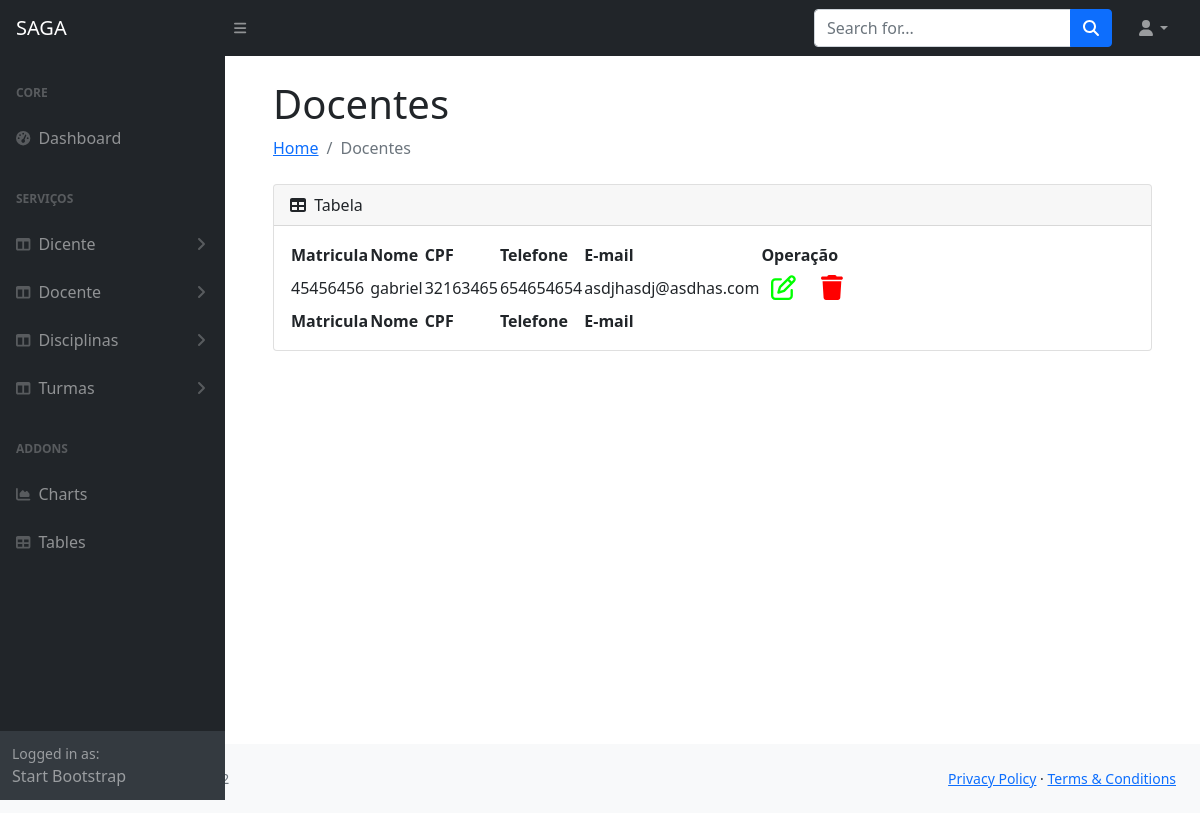
The page /docentes on the database as committed earlier.
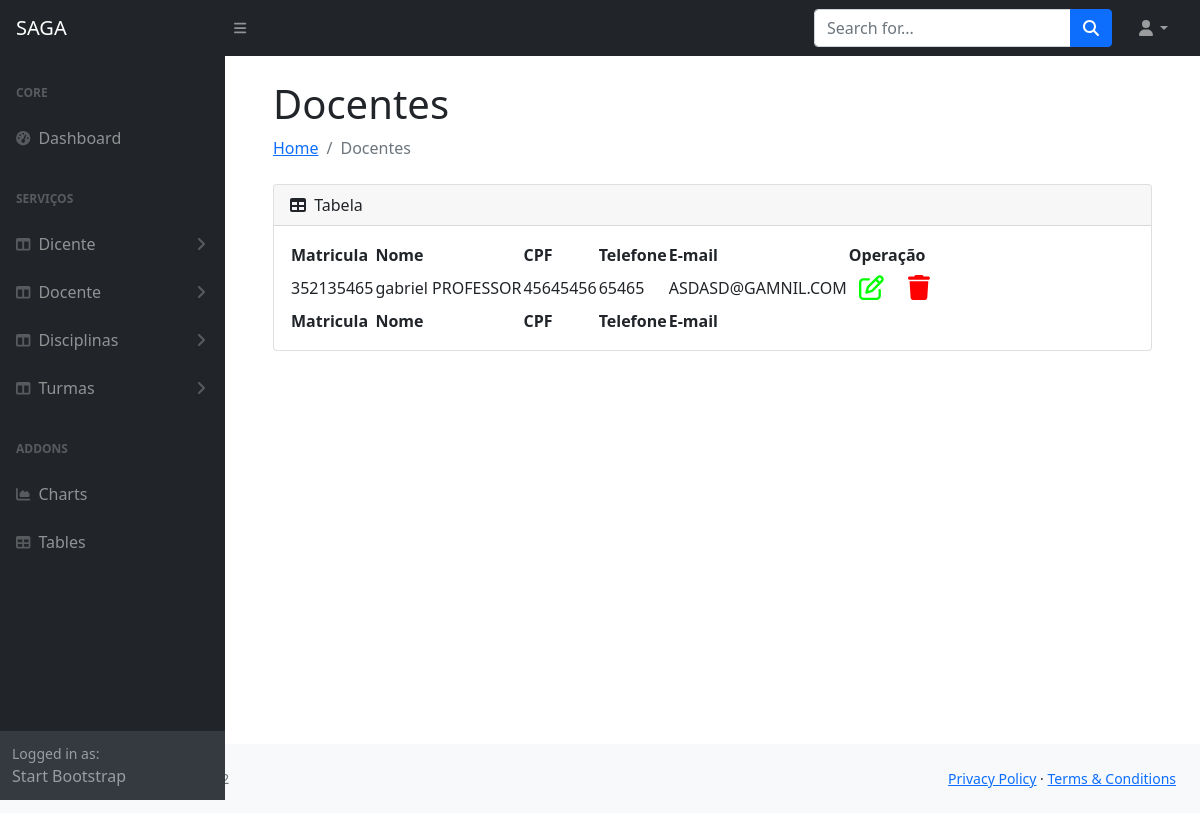
The same page on the database as committed later.
### appacademico/models.py (models this page shows, shortened)
class Usuario(models.Model):
    matricula=models.IntegerField(primary_key=True)
    nome = models.CharField(max_length=150)
    cpf=models.CharField(max_length=15)
    telefone=models.IntegerField()
    email=models.EmailField(max_length=50)
    class Meta:
        abstract = True

class Professor(Usuario):
    pass

### appacademico/views.py (the view)
# urls.py: path('docentes', views.docentes, name='docentes'),
def docentes(request):
    docente = Professor.objects.all()
    return render(request, 'mostrar_todos.html', {'docente': docente})

### appacademico/templates/mostrar_todos.html (shortened to what this page needs)
{% extends 'index.html' %}
{% load static %}
{% load bootstrap4 %}
{% block h1 %}
    {% if docente %}
        Docentes
    {% elif dicente %}
        Dicentes
    {% elif  disciplina %}
        Disciplinas
    {% elif  turma %}
        Turmas
{% endif %}
{% endblock %}
{% block li %}
    {% if docente %}
        Docentes
    {% elif dicente %}
        Dicentes
    {% elif  disciplina %}
        Disciplinas
    {% elif  turma %}
        Turmas
    {% endif %}
{% endblock %}
{% block content %}
        <div class="card mb-4">
            <div class="card-header">
                <i class="fas fa-table me-1"></i>
                Tabela
            </div>
            <div class="card-body">
                <table id="datatablesSimple">
                    <thead>
                        {% if turma %}
                            <tr>
                                <th>Código da Turma</th>
                                <th>Disciplinas</th>]
                                <th>Operação</th>
                            </tr>
                        {% else %}
                            <tr>
                                <th>Matricula</th>
                                <th>Nome</th>
                                <th>CPF</th>
                                <th>Telefone</th>
                                <th>E-mail</th>
                                <th>Operação</th>
                            </tr>
                        {% endif %}
                    </thead>
                    <tfoot>
                        <tr>
                            <th>Matricula</th>
                            <th>Nome</th>
                            <th>CPF</th>
                            <th>Telefone</th>
                            <th>E-mail</th>
                        </tr>
                    </tfoot>
                    <tbody>
                        {% if docente %}
                            {% for professor in docente %}
                            <tr>
                                <td>{{professor.matricula}}</td>
                                <td>{{professor.nome}}</td>
                                <td>{{professor.cpf}}</td>
                                <td>{{professor.telefone}}</td>
                                <td>{{professor.email}}</td>
                                <td>
                                    <span style="padding: 10px; color: rgb(0, 255, 0); font-size: 25px;" ><i class="fa-regular fa-pen-to-square"></i></span>
                                    <span style="padding: 10px; color: rgb(255, 0, 0); font-size: 25px;"><i class="fa-solid fa-trash"></i></span>
                                </td>
                            </tr>
                            {% endfor %}
                        {% endif %}
                    </tbody>
                </table>
            </div>
        </div>
    </div>
</main>
 {% endblock %}

### appacademico/templates/index.html (shortened to what this page needs)
{% load static %}
{% load bootstrap4 %}
<!DOCTYPE html>
<html lang="pt-br">
    <head>
        <link rel="stylesheet" href="https://cdn.jsdelivr.net/npm/bootstrap@5.2.0/dist/css/bootstrap.min.css">
        <link href="https://cdn.jsdelivr.net/npm/simple-datatables@latest/dist/style.css" rel="stylesheet" />
        <link href="{% static 'css/styles.css' %}" rel="stylesheet" />
    </head>
    <body class="sb-nav-fixed">
        <nav class="sb-topnav navbar navbar-expand navbar-dark bg-dark">
            <a class="navbar-brand ps-3" href="{% url 'index' %}">SAGA</a>
            <button class="btn btn-link btn-sm order-1 order-lg-0 me-4 me-lg-0" id="sidebarToggle" href="#!"><i class="fas fa-bars"></i></button>
            <form class="d-none d-md-inline-block form-inline ms-auto me-0 me-md-3 my-2 my-md-0">
                <div class="input-group">
                    <input class="form-control" type="text" placeholder="Search for..." aria-label="Search for..." aria-describedby="btnNavbarSearch" />
                    <button class="btn btn-primary" id="btnNavbarSearch" type="button"><i class="fas fa-search"></i></button>
                </div>
            </form>
            <ul class="navbar-nav ms-auto ms-md-0 me-3 me-lg-4">
                <li class="nav-item dropdown">
                    <a class="nav-link dropdown-toggle" id="navbarDropdown" href="#" role="button" data-bs-toggle="dropdown" aria-expanded="false"><i class="fas fa-user fa-fw"></i></a>
                </li>
            </ul>
        </nav>
        <div id="layoutSidenav">
            <div id="layoutSidenav_nav">
                <nav class="sb-sidenav accordion sb-sidenav-dark" id="sidenavAccordion">
                    <div class="sb-sidenav-menu">
                        <div class="nav">
                            <div class="sb-sidenav-menu-heading">Core</div>
                            <a class="nav-link" href="{% url 'index' %}">
                                <div class="sb-nav-link-icon"><i class="fas fa-tachometer-alt"></i></div>
                                Dashboard
                            </a>
                            <div class="sb-sidenav-menu-heading">Serviços</div>
                            <a class="nav-link collapsed" href="#" data-bs-toggle="collapse" data-bs-target="#collapseLayoutsdicente" aria-expanded="false" aria-controls="collapseLayouts">
                                <div class="sb-nav-link-icon"><i class="fas fa-columns"></i></div>
                                Dicente
                                <div class="sb-sidenav-collapse-arrow"><i class="fas fa-angle-down"></i></div>
                            </a>
                            <a class="nav-link collapsed" href="#" data-bs-toggle="collapse" data-bs-target="#collapseLayoutsdocente" aria-expanded="false" aria-controls="collapseLayouts">
                                <div class="sb-nav-link-icon"><i class="fas fa-columns"></i></div>
                                Docente
                                <div class="sb-sidenav-collapse-arrow"><i class="fas fa-angle-down"></i></div>
                            </a>
                            <a class="nav-link collapsed" href="#" data-bs-toggle="collapse" data-bs-target="#collapseLayoutsdisciplina" aria-expanded="false" aria-controls="collapseLayouts">
                                <div class="sb-nav-link-icon"><i class="fas fa-columns"></i></div>
                                Disciplinas
                                <div class="sb-sidenav-collapse-arrow"><i class="fas fa-angle-down"></i></div>
                            </a>
                            <a class="nav-link collapsed" href="#" data-bs-toggle="collapse" data-bs-target="#collapseLayoutsturma" aria-expanded="false" aria-controls="collapseLayouts">
                                <div class="sb-nav-link-icon"><i class="fas fa-columns"></i></div>
                                Turmas
                                <div class="sb-sidenav-collapse-arrow"><i class="fas fa-angle-down"></i></div>
                            </a>
                            <div class="sb-sidenav-menu-heading">Addons</div>
                            <a class="nav-link" href="charts.html">
                                <div class="sb-nav-link-icon"><i class="fas fa-chart-area"></i></div>
                                Charts
                            </a>
                            <a class="nav-link" href="tables.html">
                                <div class="sb-nav-link-icon"><i class="fas fa-table"></i></div>
                                Tables
                            </a>
                        </div>
                    </div>
                    <div class="sb-sidenav-footer">
                        <div class="small">Logged in as:</div>
                        Start Bootstrap
                    </div>
                </nav>
            </div>
            <div id="layoutSidenav_content">
                <main>
                    <div class="container-fluid px-4">
                        <div class="container-fluid px-4">
                            <h1 class="mt-4">{% block h1 %}{% endblock %}</h1>
                            <ol class="breadcrumb mb-4">
                                <li class="breadcrumb-item"><a href="{% url 'index' %}">Home</a></li>
                                <li class="breadcrumb-item active">{% block li %}{% endblock %}</li>
                            </ol>
                                {% block content %}
                                {% endblock %}
                        </div>
                    </div>
                <footer class="py-4 bg-light mt-auto">
                    <div class="container-fluid px-4">
                        <div class="d-flex align-items-center justify-content-between small">
                            <div class="text-muted">Copyright &copy; Your Website 2022</div>
                            <div>
                                <a href="#">Privacy Policy</a>
                                &middot;
                                <a href="#">Terms &amp; Conditions</a>
                            </div>
                        </div>
                    </div>
                </footer>
    </body>
</html>

Rows that differ between the two databases and show on the page:
removed Professor: matricula "45456456", nome "gabriel", cpf "32163465", telefone "654654654", email "asdjhasdj@asdhas.com"
added Professor: matricula "352135465", nome "gabriel PROFESSOR", cpf "45645456", telefone "65465", email "ASDASD@GAMNIL.COM"
